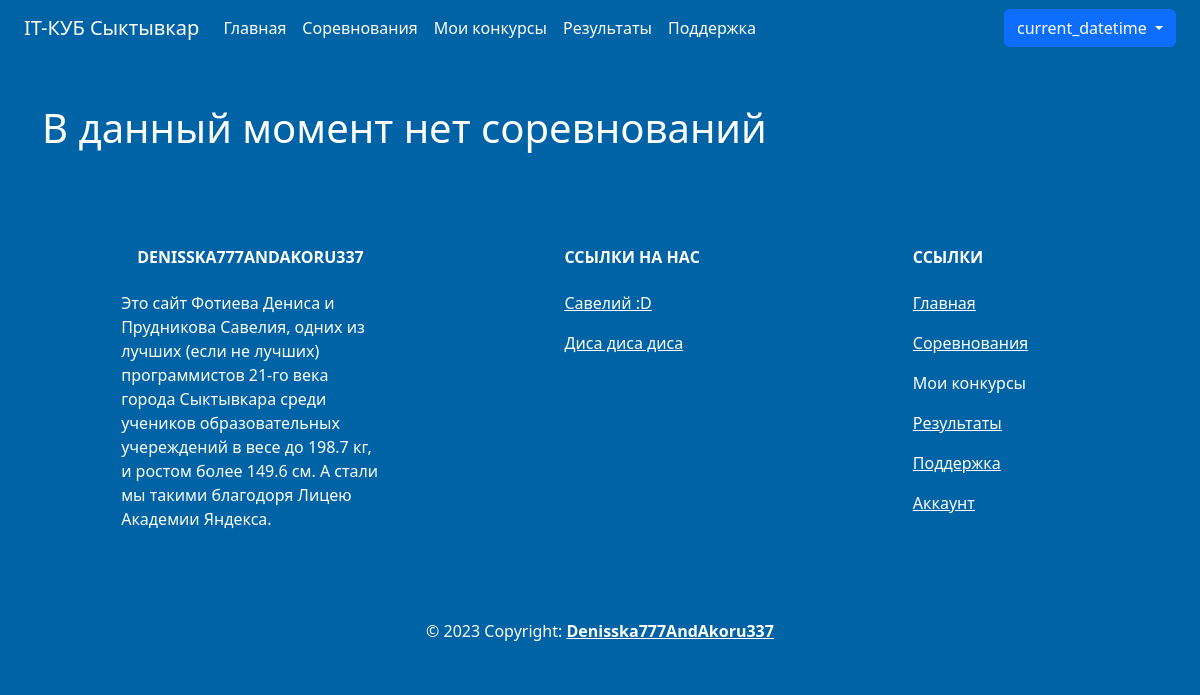
Before: /contests (signed in) with the older database file.
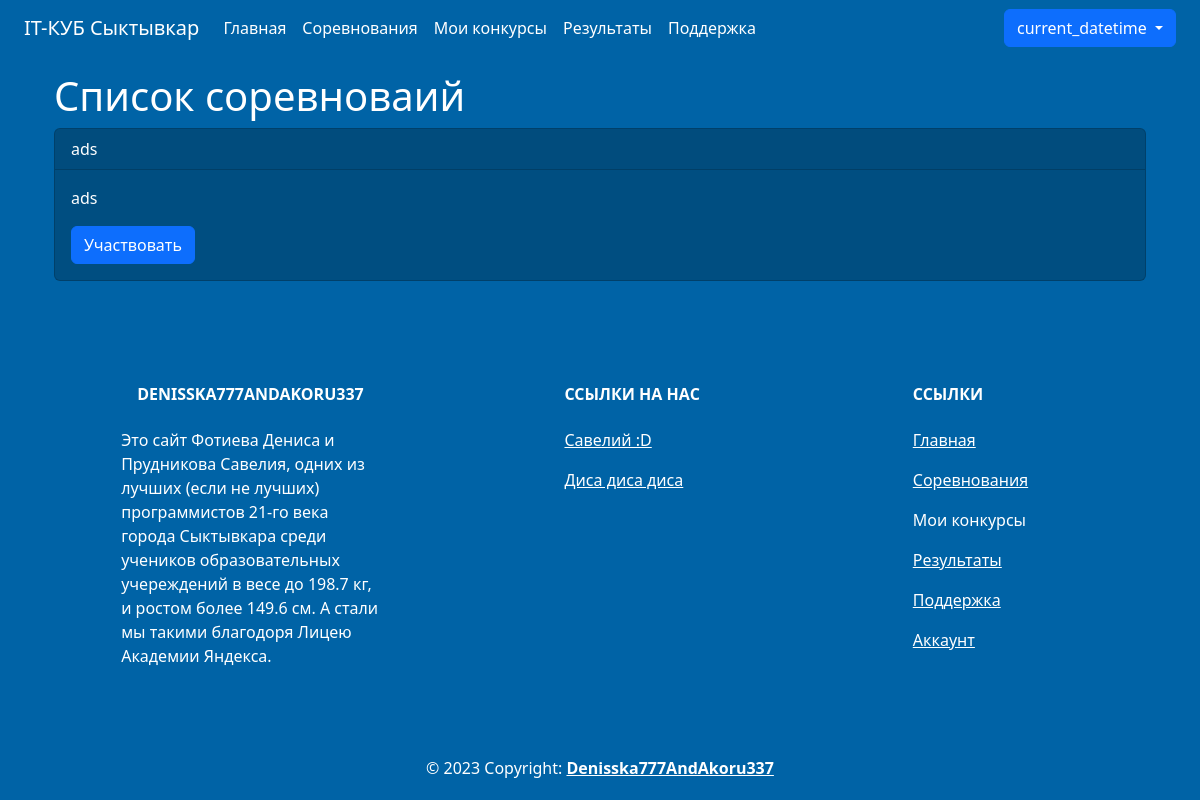
After: the same page with the newer database file.
### data/users.py (models this page shows, shortened)
class User(SqlAlchemyBase, UserMixin):
    __tablename__ = 'users'
    id = sqlalchemy.Column(sqlalchemy.Integer,
                           primary_key=True, autoincrement=True)
    login = sqlalchemy.Column(sqlalchemy.String, nullable=False)
    firstname = sqlalchemy.Column(sqlalchemy.String, nullable=False)
    surname = sqlalchemy.Column(sqlalchemy.String, nullable=False)
    patronymic = sqlalchemy.Column(sqlalchemy.String, nullable=False)
    job_title = sqlalchemy.Column(sqlalchemy.String, nullable=False)
    email = sqlalchemy.Column(sqlalchemy.String,
                              index=True, unique=True, nullable=False)
    hashed_password = sqlalchemy.Column(sqlalchemy.String, nullable=False)
    count_contests = sqlalchemy.Column(sqlalchemy.Integer, nullable=False, default=0)
    count_wins = sqlalchemy.Column(sqlalchemy.Integer, nullable=False, default=0)
    avatar = sqlalchemy.Column(sqlalchemy.String, nullable=True)
    created_date = sqlalchemy.Column(sqlalchemy.DateTime,
                                     default=datetime.now)

### data/contests.py (models this page shows)
class Contest(SqlAlchemyBase):
    __tablename__ = "contests"
    id = sqlalchemy.Column(sqlalchemy.Integer,
                           primary_key=True, autoincrement=True)
    title = sqlalchemy.Column(sqlalchemy.String, nullable=False, unique=True)
    description = sqlalchemy.Column(sqlalchemy.String, nullable=False)
    author_id = sqlalchemy.Column(sqlalchemy.Integer,
                                  sqlalchemy.ForeignKey("teachers.user_id"))
    deadline = sqlalchemy.Column(sqlalchemy.DateTime, nullable=False)
    teacher = orm.relationship('Teacher')

### main.py (the view)
@app.route("/contests")
@login_required
def contests():
    db_sess = db_session.create_session()
    contests_list = db_sess.query(Contest).all()
    return render_template('contests.html',
                           title="Список конкурсов",
                           contests=contests_list)

### data/db_session.py (called while the page is built)
def create_session() -> Session:
    global __factory
    return __factory()

### main.py (called while the page is built)
@login_manager.user_loader
def load_user(user_id):
    db_sess = db_session.create_session()
    return db_sess.query(User).get(user_id)

### templates/contests.html
{% extends "base.html" %} {% block content %}
{% if contests %}
<div class="container mt-3 text-white">
    <h1>Список соревноваий</h1>
    {% for contest in contests %}
    <div class="card card-background mb-3">
        <div class="card-header text-white">{{ contest.title }}</div>
        <div class="card-body text-white">
            <p class="card-text">{{ contest.description }}</p>
            <a href="{{ url_for('contests_list', contest_id=contest.id) }}" class="btn btn-primary">Участвовать</a>
        </div>
    </div>
    {% endfor %}
</div>
{% else %}
<h1 class="text-white mt-5">В данный момент нет соревнований</h1>
{% endif %}
{% endblock %}

### templates/base.html (shortened to what this page needs)
<!DOCTYPE html>
<html lang="ru">
<head>
    <link
            rel="stylesheet"
            href="https://stackpath.bootstrapcdn.com/bootstrap/4.4.1/css/bootstrap.min.css"
    />
    <link
            href="https://cdn.jsdelivr.net/npm/bootstrap@5.3.0-alpha3/dist/css/bootstrap.min.css"
            rel="stylesheet"
    />
    <link rel="stylesheet" href="{{ url_for('static', filename='css/style.css') }}"/>
</head>
<body class="navbar-background">
<header class="container-fluid navbar-background">
    <nav class="navbar navbar-expand-lg navbar-background">
        <div class="container-fluid">
            <a class="navbar-brand text-white" href="{{ url_for('index') }}">IT-КУБ Сыктывкар</a>
            <div
                    class="collapse navbar-collapse justify-content-between"
                    id="navbarSupportedContent"
            >
                {% if current_user.is_authenticated %}
                <ul class="navbar-nav me-auto mb-2 mb-lg-0">
                    <li class="nav-item">
                        <a
                                class="nav-link active text-white"
                                aria-current="page"
                                href="{{ url_for('index') }}"
                        >Главная</a
                        >
                    </li>
                    <li class="nav-item">
                        <a class="nav-link text-white" href="{{ url_for('contests') }}">Соревнования</a>
                    </li>
                    {% if current_user.job_title == "teacher" %}
                    <li>
                        <a class="nav-link text-white" href="{{ url_for('contests_teacher') }}">Мои конкурсы</a>
                    </li>
                    {% else %}
                    <li>
                        <a class="nav-link text-white" href="{{ url_for('code') }}">Редактор кода</a>
                    </li>
                    {% endif %}
                    <li class="nav-item">
                        <a class="nav-link text-white" href="{{ url_for('results') }}">Результаты</a>
                    </li>
                    <li class="nav-item">
                        <a class="nav-link text-white" href="{{ url_for('help') }}">Поддержка</a>
                    </li>
                </ul>
                {% endif %}
                <div>
                    {% if current_user.is_authenticated %}
                    <div class="btn-group dropdown-center">
                        <button type="button" class="btn btn-primary dropdown-toggle"
                                data-bs-toggle="dropdown"
                                aria-expanded="false">
                            {{ current_user.login }}
                        </button>
                    </div>
                    {% else %}
                    <a class="btn btn-primary" href="{{ url_for('login') }}">Войти</a>
                    <a class="btn btn-primary" href="{{ url_for('register') }}">Регистрация</a>
                    {% endif %}
                </div>
            </div>
        </div>
    </nav>
</header>
<main role="main" class="container">
    {% block content %} {% endblock %}
</main>
<footer class="text-center text-lg-start navbar-background text-muted">
    <section
            class="d-flex justify-content-center justify-content-lg-between p-4"
    >
        <div class="container text-center text-md-start mt-5 text-white">
            <div class="row mt-3">
                <div class="col-md-3 col-lg-4 col-xl-3 mx-auto mb-4">
                    <h6 class="text-uppercase fw-bold mb-4">
                        Denisska777AndAkoru337
                    </h6>
                    <p>Это сайт Фотиева Дениса и Прудникова Савелия, одних из лучших (если не лучших)
                        программистов 21-го века города Сыктывкара среди учеников образовательных
                        учереждений в весе до
                        198.7 кг, и ростом более 149.6 см. А стали мы такими благодоря Лицею Академии
                        Яндекса. </p>
                </div>
                <div class="col-md-2 col-lg-2 col-xl-2 mx-auto mb-4">
                    <h6 class="text-uppercase fw-bold mb-4">Ссылки на нас</h6>
                    <p>
                        <a href="https://akoru.works/" class="text-reset">Савелий :D</a>
                    </p>
                    <p>
                        <a href="#!" class="text-reset">Диса диса диса</a>
                    </p>
                </div>
                <div class="col-md-3 col-lg-2 col-xl-2 mx-auto mb-4">
                    <h6 class="text-uppercase fw-bold mb-4">Ссылки</h6>
                    <p>
                        <a href="{{ url_for('index') }}" class="text-reset">Главная</a>
                    </p>
                    <p>
                        <a href="{{ url_for('contests') }}" class="text-reset">Соревнования</a>
                    </p>
                    {% if current_user.job_title == "teacher" %}
                    <p>
                        <a class="nav-link text-white" href="{{ url_for('contests_teacher') }}">Мои конкурсы</a>
                    </p>
                    {% else %}
                    <p>
                        <a class="nav-link text-white" href="{{ url_for('code') }}">Редактор кода</a>
                    </p>
                    {% endif %}
                    <p>
                        <a href="{{ url_for('results') }}" class="text-reset">Результаты</a>
                    </p>
                    <p>
                        <a href="{{ url_for('help') }}" class="text-reset">Поддержка</a>
                    </p>
                    <p>
                        {% if current_user.is_authenticated %}
                        <a class="text-reset text-white" href="{{ url_for('account', user_id=current_user.id) }}">Аккаунт</a>
                        {% endif %}
                    </p>
                </div>
            </div>
        </div>
    </section>
    <div class="text-center p-4 text-white">
        © 2023 Copyright:
        <a class="text-reset fw-bold" href="#">Denisska777AndAkoru337</a>
    </div>
</footer>
</body>
</html>

### static/css/style.css (style rules this page uses)
.navbar-background { background-color: #0063a6; }
.card-background { background-color: #004e81; }

Changed rows visible on the page:
added Contest: title "ads", description "ads"
Other visible differences:
text no longer shown: "В данный момент нет соревнований"
text now shown: "Список соревноваий"
